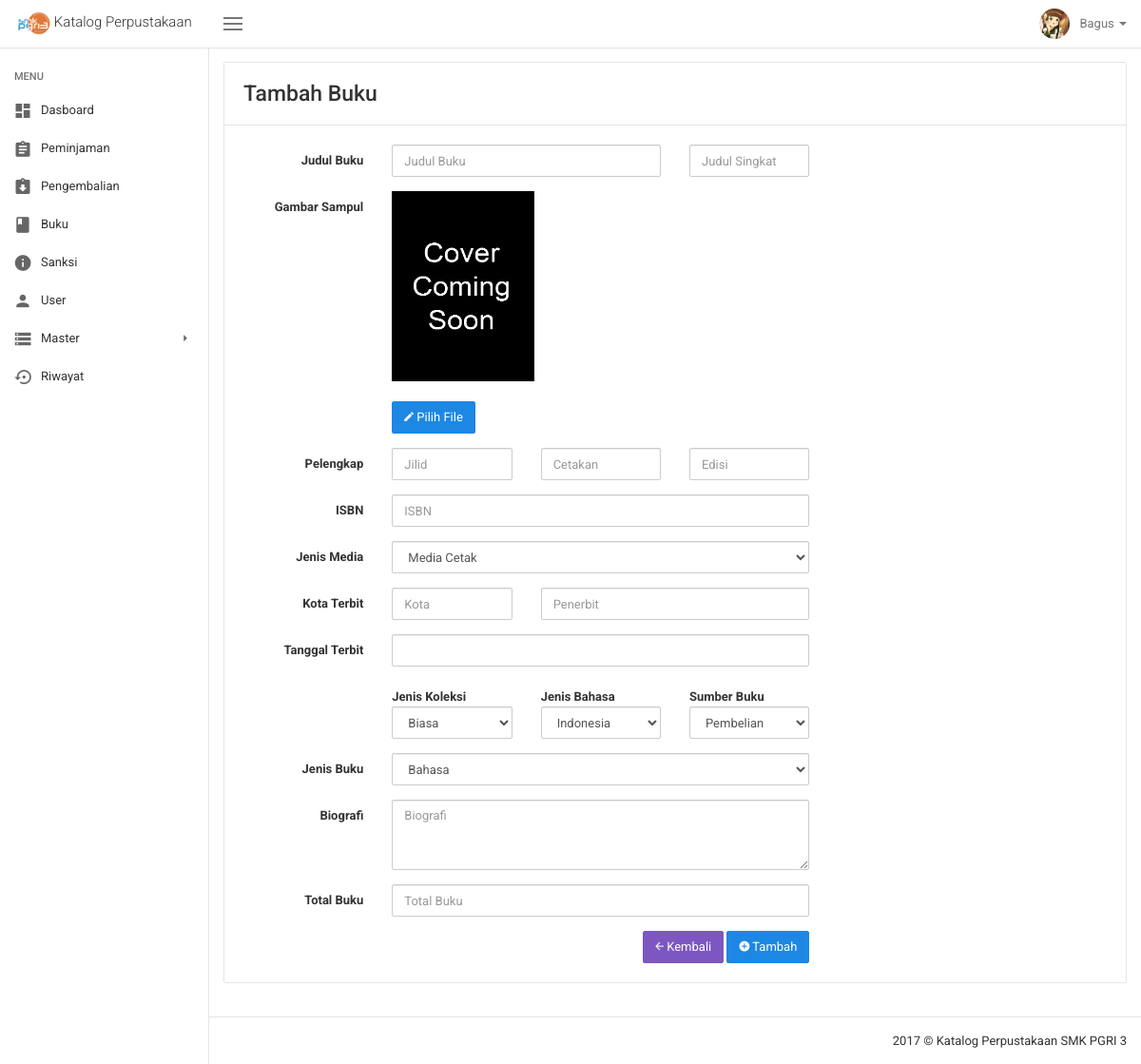
Screenshot of /tambah_buku.php (signed in) with the database file from the repository.
### tables this page shows
CREATE TABLE `pegawai` (
  `NIP` varchar(225) NOT NULL,
  `nama_pegawai` varchar(225) NOT NULL,
  `foto_pegawai` text NOT NULL,
  `jabatan_pegawai` varchar(225) NOT NULL,
  `no_hp_pegawai` varchar(225) NOT NULL,
  `alamat_pegawai` text,
  `tgl_entri_pegawai` date NOT NULL
);

CREATE TABLE `user` (
  `id_user` int(12) NOT NULL,
  `id_siswa_pegawai` varchar(225) NOT NULL,
  `username` varchar(225) NOT NULL,
  `email` varchar(225) NOT NULL,
  `password` varchar(225) NOT NULL,
  `verifikasi` enum('Sudah','Belum') NOT NULL,
  `role` enum('Admin','User') NOT NULL
);

### tambah_buku.php (the view, shortened to what this page needs)
<!DOCTYPE html>
<html lang="en">
  <?php include('script/head_script.php') ?>
  <body class="layout layout-header-fixed layout-left-sidebar-fixed">
    <?php include('menu/header.php') ?>
    <div class="site-main">
      <?php include('menu/sidebar.php') ?>
      <div class="site-content">
        <div class="panel panel-default">
          <div class="panel-heading">
            <h3 class="m-y-0">Tambah Buku</h3>
          </div>
          <div class="panel-body">
            <div class="row">
              <div class="col-md-8">
                <form id="inputmasks" class="form-horizontal" method="post" action="system/proses_tambah_buku.php"
                enctype="multipart/form-data">
                  <div class="form-group">
                    <label class="col-sm-3 control-label" for="form-control-5">Judul Buku</label>
                    <div class="col-sm-6">
                      <input class="form-control" type="text" name="judul" placeholder="Judul Buku" required>
                    </div>
                    <div class="col-sm-3">
                      <input class="form-control" type="text" name="judul_singkat" placeholder="Judul Singkat" required>
                    </div>
                  </div>
                  <div class="form-group">
                    <label class="col-sm-3 control-label" for="form-control-5">Gambar Sampul</label>
                    <div class="col-sm-9">
                      <img id="preview_gambar" src="img/book/thumbnail.png" alt="Foto Profil" width="150" height="200">
                      <label for="preview" class="btn btn-primary btn-fill"><i class="zmdi zmdi-edit"> </i> Pilih File</label>
                    </div>
                  </div>
                  <div class="form-group">
                    <label class="col-sm-3 control-label" for="form-control-5">Pelengkap</label>
                    <div class="col-sm-3">
                      <input name="jilid" class="form-control" type="text" placeholder="Jilid">
                    </div>
                    <div class="col-sm-3">
                      <input name="cetakan" class="form-control" type="text" placeholder="Cetakan">
                    </div>
                    <div class="col-sm-3">
                      <input name="edisi" class="form-control" type="text" placeholder="Edisi">
                    </div>
                  </div>
                  <div class="form-group">
                    <label class="col-sm-3 control-label" for="form-control-5">ISBN</label>
                    <div class="col-sm-9">
                      <input id="form-control-4" name="ISBN" class="form-control" type="text"
                      data-inputmask="'alias': '999-999-999-999-99'" placeholder="ISBN">
                    </div>
                  </div>
                  <div class="form-group">
                    <label class="col-sm-3 control-label" for="form-control-21">Jenis Media</label>
                    <div class="col-sm-9">
                        <select name="jenis_media" class="form-control" required>
                            <option value="Media Cetak">Media Cetak</option>
                        </select>
                    </div>
                  </div>
                  <div class="form-group">
                    <label class="col-sm-3 control-label" for="form-control-5">Kota Terbit</label>
                    <div class="col-sm-3">
                      <input class="form-control" type="text" name="kota" placeholder="Kota" required>
                    </div>
                    <div class="col-sm-6">
                      <input class="form-control" type="text" name="penerbit" placeholder="Penerbit" required>
                    </div>
                  </div>
                  <div class="form-group">
                    <label class="col-md-3 control-label" for="form-control-1">Tanggal Terbit</label>
                    <div class="col-md-9">
                        <input id="datepicker" class="form-control" type="text"  name="terbit">
                    </div>
                  </div>
                  <div class="form-group">
                    <div class="col-sm-3"></div>
                    <div class="col-sm-3">
                    <label class="control-label" for="form-control-21">Jenis Koleksi</label>
                        <select name="koleksi" class="form-control" required>
                            <option value="Biasa">Biasa</option>
                        </select>
                    </div>
                    <div class="col-sm-3">
                    <label class="control-label" for="form-control-21">Jenis Bahasa</label>
                        <select name="bahasa" class="form-control" required>
                            <option value="Indonesia">Indonesia</option>
                        </select>
                    </div>
                    <div class="col-sm-3">
                    <label class="control-label" for="form-control-21">Sumber Buku</label>
                        <select name="sumber" class="form-control" required>
                            <option value="Pembelian">Pembelian</option>
                        </select>
                    </div>
                  </div>
                  <div class="form-group">
                    <label class="col-md-3 control-label" for="form-control-1">Jenis Buku</label>
                    <div class="col-md-9">
    <?php
        $query = "SELECT * FROM jenis_buku";
        $result = mysqli_query($con, $query);
    ?>
                      <select name="jenis_buku" class="form-control" required>
    <?php
        while($data = mysqli_fetch_assoc($result))
        {
            echo '<option value="'.$data[id_jenis_buku].'" title="Diskripsi : '.$data[deskripsi_jenis_buku].'">'.$data[subyek].'</option>';
        }
    ?>
                      </select>
                    </div>
                  </div>
                  <div class="form-group">
                    <label class="col-sm-3 control-label" for="form-control-8" required>Biografi</label>
                    <div class="col-sm-9">
                      <textarea class="form-control" rows="3" name="biografi" placeholder="Biografi"></textarea>
                    </div>
                  </div>
                  <div class="form-group">
                    <label class="col-sm-3 control-label" for="form-control-21">Total Buku</label>
                    <div class="col-sm-9">
                      <input class="form-control" type="number" name="total_buku" placeholder="Total Buku" required>
                    </div>
                  </div>
                  <div align="right">
                      <a href="buku.php">
                        <button type="button" rel="tooltip" class="btn btn-info btn-fill">
                          <i class="zmdi zmdi-arrow-left"></i> Kembali
                        </button>
                      </a>
                      <button type="submit" name="input" rel="tooltip" class="btn btn-primary btn-fill">
                        <i class="zmdi zmdi-plus-circle"></i> Tambah
                      </button>
                  </div>
                </form>
              </div>
            </div>
          </div>
        </div>
      </div>
      <?php include('menu/footer.php') ?>
    </div>
  </body>
</html>

### menu/header.php (shortened to what this page needs)
<?php include('system/session.php');
  $query_login = "SELECT a.*, b.* FROM pegawai AS a INNER JOIN
                  user AS b WHERE email ='$_SESSION[email]' AND a.NIP = b.id_siswa_pegawai";
  $result_login = mysqli_query($con, $query_login);
  $data_login         = mysqli_fetch_assoc($result_login);
  $username_login     = $data_login["username"];
  $foto_login         = $data_login["foto_pegawai"];
?>
<div class="site-header">
  <nav class="navbar navbar-default">
    <div class="navbar-header" align="center">
      <a class="navbar-brand" href="index.php">
        <img src="img/icon.png" alt="" height="25">
        <span>Katalog Perpustakaan</span>
      </a>
    </div>
    <div class="navbar-collapsible">
      <div id="navbar" class="navbar-collapse collapse">
        <button class="navbar-toggler left-sidebar-collapse pull-left hidden-xs" type="button">
          <span class="hamburger"></span>
        </button>
        <ul class="nav navbar-nav navbar-right">
          <li class="nav-table dropdown hidden-sm-down">
            <a href="#" class="dropdown-toggle" data-toggle="dropdown" role="button" aria-haspopup="true" aria-expanded="false">
              <span class="nav-cell p-r-10">
                <img class="img-circle" src="img/avatars/<?php echo $foto_login ?>" alt="" width="32" height="32">
              </span>
              <span class="nav-cell"><?php echo $username_login ?>
                <span class="caret"></span>
              </span>
            </a>
          </li>
        </ul>
      </div>
    </div>
  </nav>
</div>

### rows the page displays
pegawai: foto_pegawai (picture), user.username "Bagus"

### other values shown
form field jenis_buku "Bahasa"
